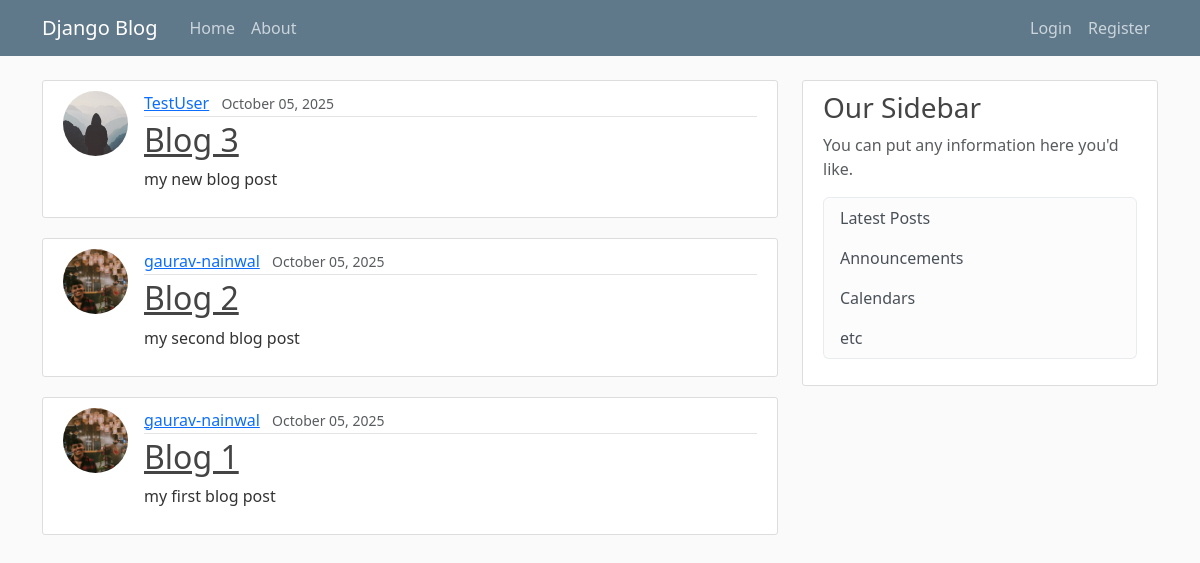
The app's page /, older data.
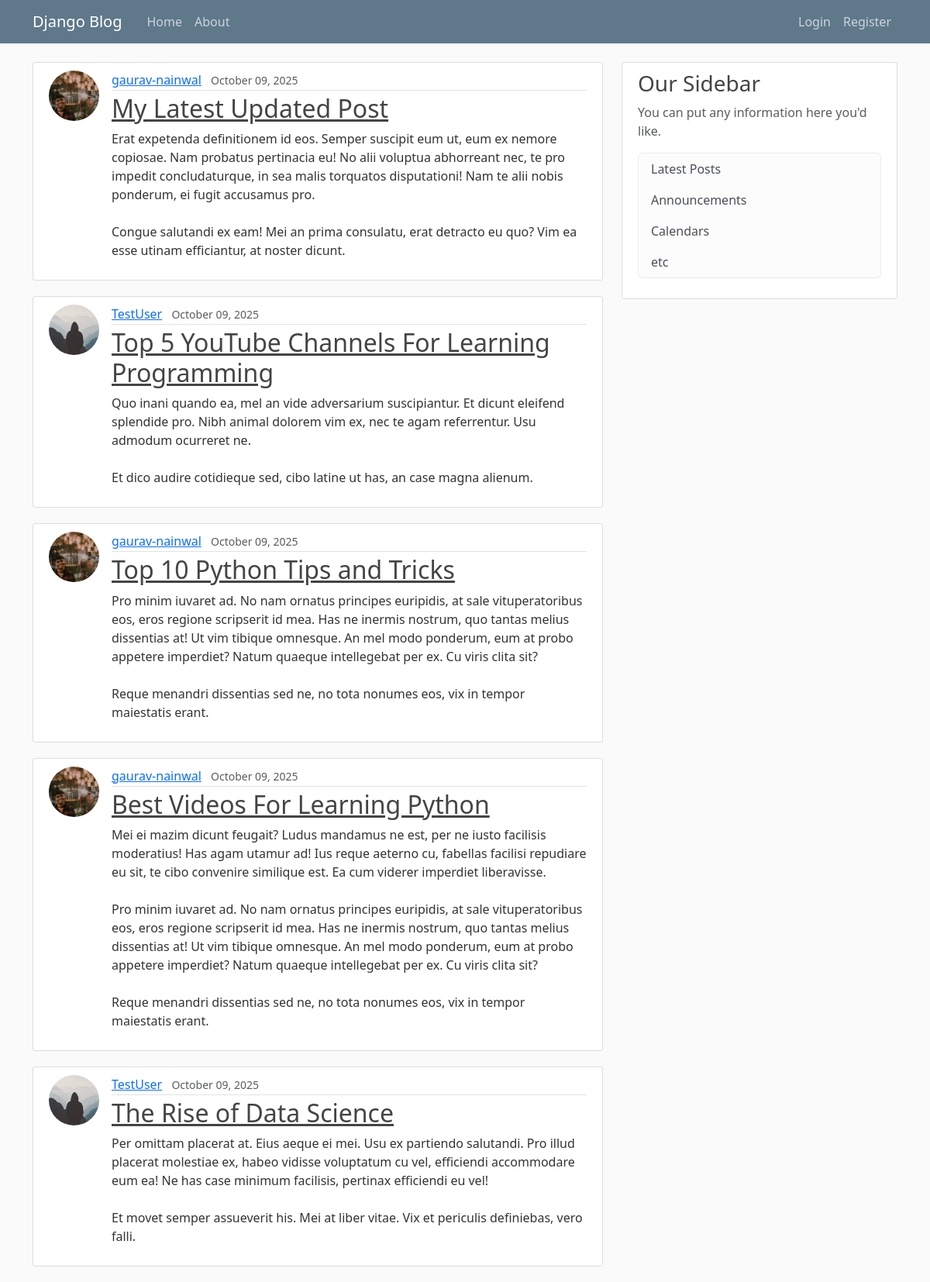
The same page, newer data.
### blog/models.py (models this page shows, shortened)
class Post(models.Model):
    title = models.CharField(max_length=100)
    content = models.TextField()
    date_posted = models.DateTimeField(default = timezone.now)
    author = models.ForeignKey(User, on_delete=models.CASCADE)

### users/models.py (models this page shows, shortened)
class Profile(models.Model):
    user = models.OneToOneField(User, on_delete=models.CASCADE)
    image= models.ImageField(default='default.jpg',upload_to='profile_pics')

### blog/views.py (the view)
# urls.py: path('', PostListView.as_view(), name='blog-home'),
class PostListView(ListView):
    model = Post
    template_name = 'blog/home.html'
    context_object_name='posts'
    ordering=['-date_posted']
    paginate_by = 5

### blog/templates/blog/home.html
{% extends "blog/base.html" %}
{% block content %} {%for post in posts%}
<article class="media content-section">
  <img class="rounded-circle article-img" src="{{post.author.profile.image.url}}" alt="author image">
  <div class="media-body">
    <div class="article-metadata">
      <a class="mr-2" href="#">{{ post.author }}</a>
      <small class="text-muted">{{ post.date_posted|date:"F d, Y" }}</small>
    </div>
    <h2><a class="article-title" href="#">{{ post.title }}</a></h2>
    <p class="article-content">{{ post.content }}</p>
  </div>
</article>
{% endfor %}
{% endblock content %}

### blog/templates/blog/base.html (shortened to what this page needs)
{% load static %}
<!DOCTYPE html>
<html lang="en">
  <head>
    <link
      rel="stylesheet"
      href="https://cdn.jsdelivr.net/npm/bootstrap@4.0.0/dist/css/bootstrap.min.css"
    />
    <link href="https://cdn.jsdelivr.net/npm/bootstrap@5.3.3/dist/css/bootstrap.min.css" rel="stylesheet">
    <link rel="stylesheet" href={%static 'blog/main.css'%}>
  </head>
  <body>
    <header class="site-header">
      <nav class="navbar navbar-expand-md navbar-dark bg-steel fixed-top">
        <div class="container">
          <a class="navbar-brand mr-4" href="{% url 'blog-home' %}">Django Blog</a>
          <div class="collapse navbar-collapse" id="navbarToggle">
            <div class="navbar-nav mr-auto">
              <a class="nav-item nav-link" href="{% url 'blog-home' %}">Home</a>
              <a class="nav-item nav-link" href="{% url 'blog-about'%}">About</a>
            </div>
            <div class="navbar-nav">
              {% if user.is_authenticated %}
                <a class="nav-item nav-link" href="{%url 'post-create'%}">New Post</a>
                <a class="nav-item nav-link" href="{%url 'profile'%}">Profile</a>
                <form action="{% url 'logout' %}" method="post" style="display:inline-flex; margin-left: 10px;">
                  {% csrf_token %}
                  <button class="nav-item nav-link btn btn-link" type="submit" style="padding:0; border:none; cursor:pointer;">Logout</button>
                </form>
              {% else %}
              <a class="nav-item nav-link" href="{%url 'login'%}">Login</a>
              <a class="nav-item nav-link" href="{%url 'register'%}">Register</a>
              {% endif %}
            </div>
          </div>
        </div>
      </nav>
    </header>
    <main role="main" class="container">
  <div class="row">
    <div class="col-md-8">
      {% block content %}{% endblock %}
    </div>
    <div class="col-md-4">
      <div class="content-section">
        <h3>Our Sidebar</h3>
        <p class='text-muted'>You can put any information here you'd like.
          <ul class="list-group">
            <li class="list-group-item list-group-item-light">Latest Posts</li>
            <li class="list-group-item list-group-item-light">Announcements</li>
            <li class="list-group-item list-group-item-light">Calendars</li>
            <li class="list-group-item list-group-item-light">etc</li>
          </ul>
        </p>
      </div>
    </div>
  </div>
</main>
  </body>
</html>

### blog/static/blog/main.css (style rules this page uses)
body { background: #fafafa; color: #333333; margin-top: 5rem; }
h1, h2, h3, h4, h5, h6 { color: #444444; }
ul { margin: 0; }
.bg-steel { background-color: #5f788a; }
.site-header .navbar-nav .nav-link { color: #cbd5db; }
.content-section { background: #ffffff; padding: 10px 20px; border: 1px solid #dddddd; border-radius: 3px; margin-bottom: 20px; }
.article-title { color: #444444; }
.article-content { white-space: pre-line; }
.article-img { height: 65px; width: 65px; margin-right: 16px; }
.article-metadata { padding-bottom: 1px; margin-bottom: 4px; border-bottom: 1px solid #e3e3e3 }

Row changes from the older to the newer data that the page shows:
removed Post: author.profile.image (placeholder picture), author "TestUser", date_posted "October 05, 2025", title "Blog 3", content "my new blog post"
removed Post: author.profile.image (picture), author "gaurav-nainwal", date_posted "October 05, 2025", title "Blog 2", content "my second blog post"
removed Post: author.profile.image (picture), author "gaurav-nainwal", date_posted "October 05, 2025", title "Blog 1", content "my first blog post"
added Post: author.profile.image (picture), author "gaurav-nainwal", date_posted "October 09, 2025", title "My Latest Updated Post", content "Erat expetenda definitionem id eos. Semper suscipit eum ut, eum ex nemore copiosae. Nam probatus pertinacia eu! No alii voluptua abhorreant nec, te pro impedit concludaturque, in sea malis torquatos disputationi! Nam te alii nobis ponderum, ei fugit accusamus pro. Congue salutandi ex eam! Mei an prima consulatu, erat detracto eu quo? Vim ea esse utinam efficiantur, at noster dicunt."
added Post: author.profile.image (placeholder picture), author "TestUser", date_posted "October 09, 2025", title "Top 5 YouTube Channels For Learning Programming", content "Quo inani quando ea, mel an vide adversarium suscipiantur. Et dicunt eleifend splendide pro. Nibh animal dolorem vim ex, nec te agam referrentur. Usu admodum ocurreret ne. Et dico audire cotidieque sed, cibo latine ut has, an case magna alienum."
added Post: author.profile.image (picture), author "gaurav-nainwal", date_posted "October 09, 2025", title "Top 10 Python Tips and Tricks", content "Pro minim iuvaret ad. No nam ornatus principes euripidis, at sale vituperatoribus eos, eros regione scripserit id mea. Has ne inermis nostrum, quo tantas melius dissentias at! Ut vim tibique omnesque. An mel modo ponderum, eum at probo appetere imperdiet? Natum quaeque intellegebat per ex. Cu viris clita sit? Reque menandri dissentias sed ne, no tota nonumes eos, vix in tempor maiestatis erant."
added Post: author.profile.image (picture), author "gaurav-nainwal", date_posted "October 09, 2025", title "Best Videos For Learning Python", content "Mei ei mazim dicunt feugait? Ludus mandamus ne est, per ne iusto facilisis moderatius! Has agam utamur ad! Ius reque aeterno cu, fabellas facilisi repudiare eu sit, te cibo convenire similique est. Ea cum viderer imperdiet liberavisse. Pro minim iuvaret ad. No nam ornatus principes euripidis, at sale vituperatoribus eos, eros regione scripserit id mea. Has ne inermis nostrum, quo tantas melius dissentias at! Ut vim tibique omnesque. An mel modo ponderum, eum at probo appetere imperdiet? Natum quaeque intellegebat per ex. Cu viris clita sit? Reque menandri dissentias sed ne, no tota nonumes eos, vix in tempor maiestatis erant."
added Post: author.profile.image (placeholder picture), author "TestUser", date_posted "October 09, 2025", title "The Rise of Data Science", content "Per omittam placerat at. Eius aeque ei mei. Usu ex partiendo salutandi. Pro illud placerat molestiae ex, habeo vidisse voluptatum cu vel, efficiendi accommodare eum ea! Ne has case minimum facilisis, pertinax efficiendi eu vel! Et movet semper assueverit his. Mei at liber vitae. Vix et periculis definiebas, vero falli."
